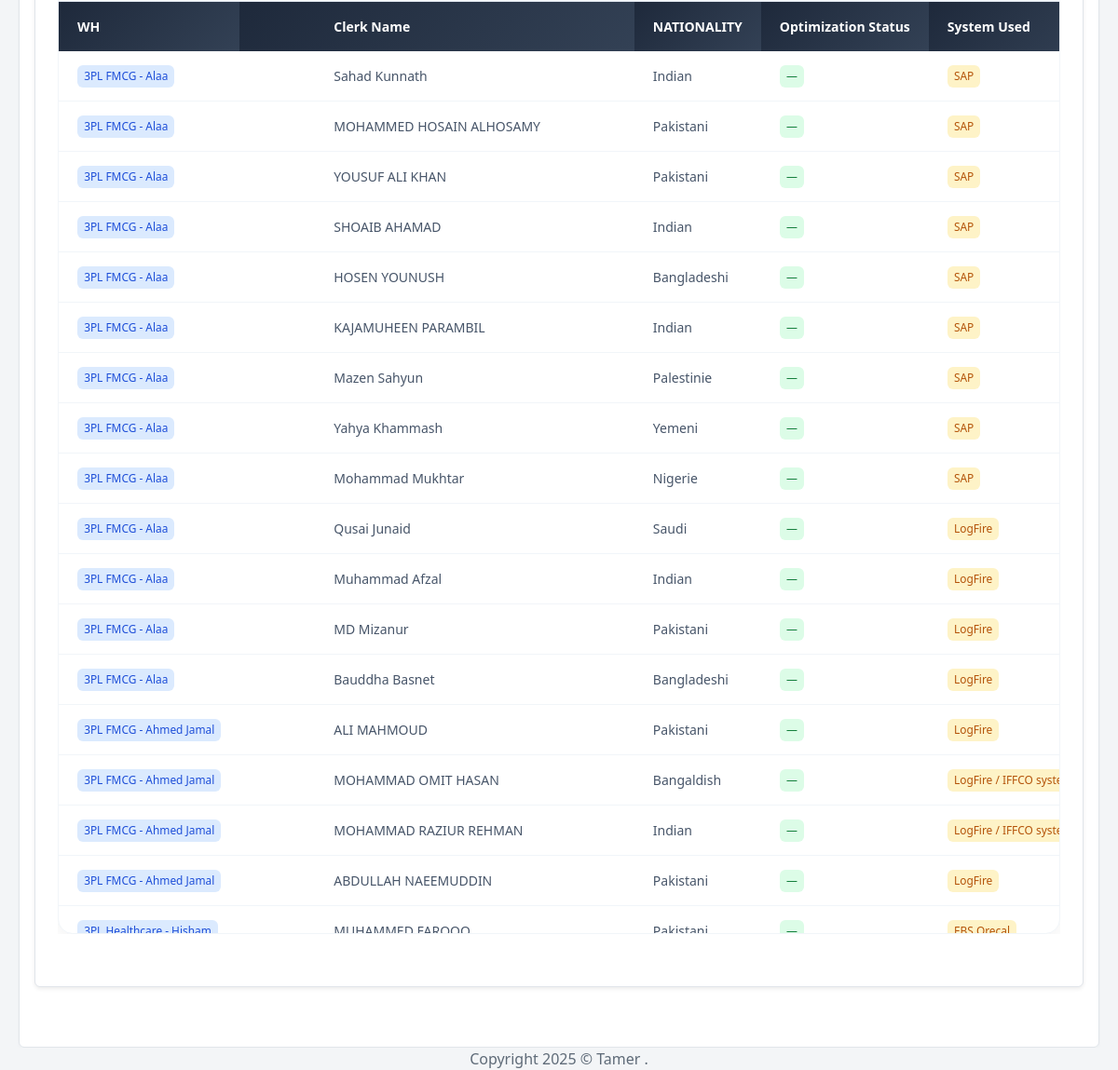
Before: / (lower part) with the older database file.
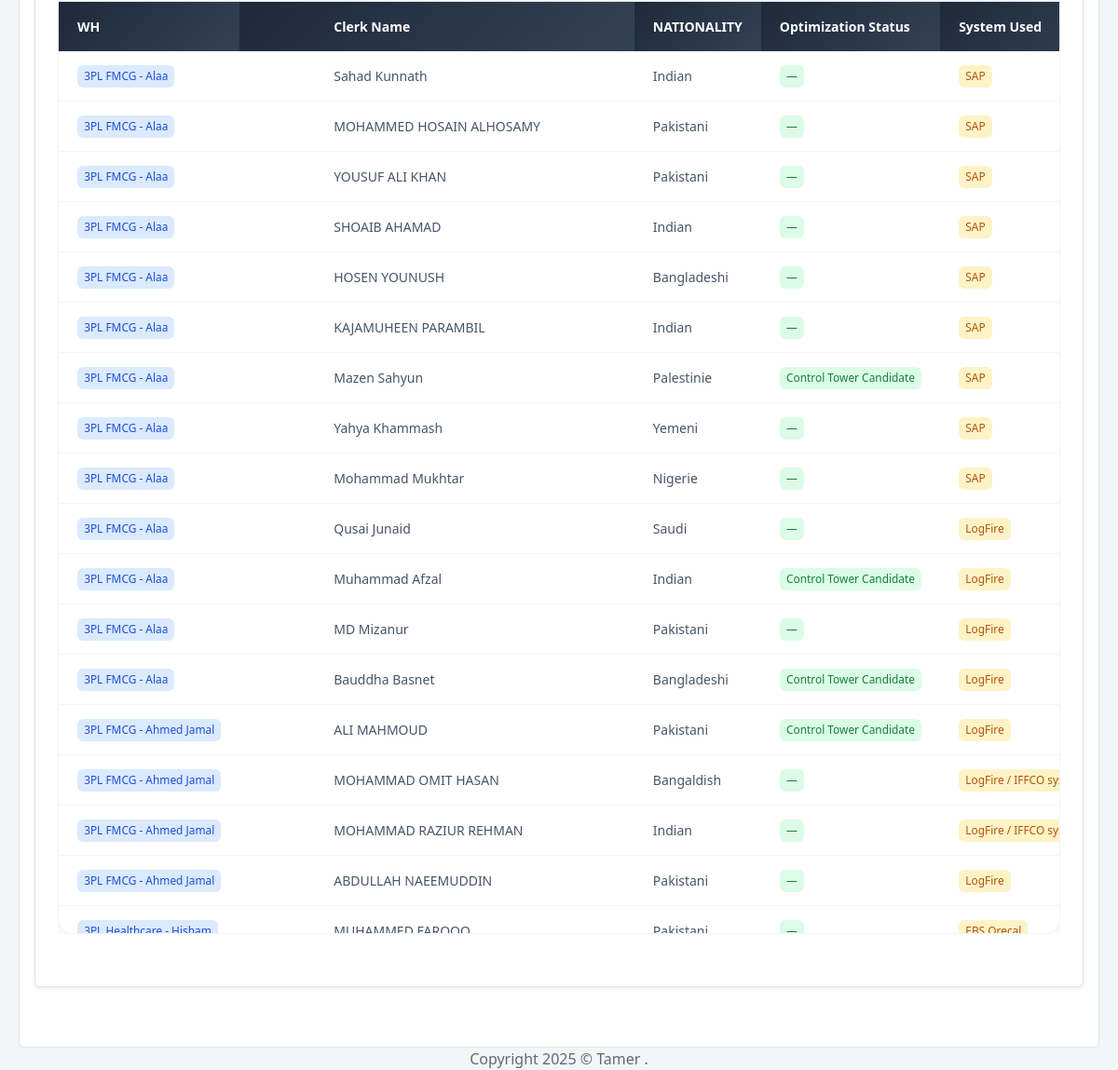
After: the same page with the newer database file.
### dashboard/models.py (models this page shows, shortened)
class ClerkInterviewTracking(models.Model):
    wh = models.CharField(max_length=120, blank=True, help_text="WH")
    clerk_name = models.CharField(max_length=200, blank=True, help_text="Clerk Name")
    nationality = models.CharField(max_length=120, blank=True, help_text="NATIONALITY")
    optimization_status = models.CharField(max_length=200, blank=True, help_text="Optimization Status")
    system_used = models.CharField(max_length=200, blank=True, help_text="System Used")
    business = models.CharField(max_length=200, blank=True, help_text="Business")
    remark = models.TextField(blank=True, help_text="Remark")
    display_order = models.PositiveSmallIntegerField(default=0, help_text="Row order in table")
    class Meta:
        verbose_name = "Clerk Interview Tracking"
        verbose_name_plural = "Clerk Interview Tracking"
        ordering = ["display_order", "id"]

### dashboard/views.py (the view, shortened to what this page needs)
# urls.py: path("", UploadExcelViewRoche.as_view(), name="upload_excel"),
@method_decorator(csrf_exempt, name="dispatch")
@method_decorator(
    cache_control(no_cache=True, no_store=True, must_revalidate=True, max_age=0),
    name="dispatch",
)
class UploadExcelViewRoche(View):
    template_name = "index.html"
    excel_file_name = "all sheet.xlsm"
    correct_code = "1234"
    EXCLUDE_TABS = []  # مثال: ["Sheet2", "تقارير قديمة", "Backup"]
    INCLUDE_ONLY_TABS = (
        None  # مثال: ["Overview", "Dock to stock", "Order General Information"]
    )
    DASHBOARD_TAB_NAME = "Dashboard"
    USE_WAREHOUSE_TAB_ONLY = True
    DEFAULT_EXCEL_FILENAMES = [
        "all sheet.xlsm",
        "all sheet.xlsx",
        "all_sheet.xlsm",
        "all_sheet.xlsx",
    ]
    MONTH_LOOKUP = {}
    MONTH_PREFIXES = set()
    for idx in range(1, 13):
        abbr = month_abbr[idx]
        full = month_name[idx]
        if abbr:
            MONTH_LOOKUP[abbr.lower()] = abbr
            MONTH_PREFIXES.add(abbr.lower())
        if full:
            MONTH_LOOKUP[full.lower()] = abbr
        MONTH_LOOKUP[str(idx)] = abbr
        MONTH_LOOKUP[f"{idx:02d}"] = abbr
    MONTH_LOOKUP["sept"] = "Sep"
    AGGREGATE_COLUMN_KEYWORDS = {
        "total",
        "grand total",
        "overall total",
        "sum",
        "ytd",
        "y.t.d.",
        "avg",
        "average",
        "target",
        "target (%)",
        "target %",
        "target%",
        "cumulative",
    }
    @method_decorator(cache_control(max_age=3600, public=True), name="get")
    def get(self, request):
        if getattr(self, "USE_WAREHOUSE_TAB_ONLY", False):
            meeting_points = MeetingPoint.objects.all().order_by("is_done", "-created_at")
            render_context = {
                "data_is_uploaded": True,
                "months": [],
                "excel_tabs": [],
                "active_tab": "warehouse",
                "tab_summaries": [],
                "form": ExcelUploadForm(),
                "meeting_points": meeting_points,
                "done_count": meeting_points.filter(is_done=True).count(),
                "total_count": meeting_points.count(),
                "all_tab_data": {"detail_html": ""},
                "raw_tab_data": None,
                "warehouse_overview": context_helpers.get_warehouse_overview_list(),
                "clerk_interview_rows": context_helpers.get_clerk_interview_list(),
                "dashboard_theme": context_helpers.get_dashboard_theme_dict(),
                "phases_sections": context_helpers.get_phases_sections_list(),
                "recommendations": context_helpers.get_recommendations_list(),
                "weekly_tracker_rows": context_helpers.get_weekly_project_tracker_list(),
                "progress_status_rows": context_helpers.get_progress_status_list(),
                "potential_challenges_rows": context_helpers.get_potential_challenges_list(),
                "project_tracker_items": context_helpers.get_project_tracker_list(
                    project_type=request.GET.get("project_type") or None
                ),
                "project_portfolio": context_helpers.get_project_portfolio_list(
                    project_type=request.GET.get("project_type") or None
                ),
                "clerk_details": context_helpers.get_clerk_details_list(),
            }
            return render(request, self.template_name, render_context)

### templates/index.html (shortened to what this page needs)
{% extends 'base.html' %} {% load static %} {% load sass_tags %} {% block css %}
<link
  rel="stylesheet"
  type="text/css"
  href="{% static 'assets/css/vendors/calendar.css' %}"
/>
<link
  rel="stylesheet"
  type="text/css"
  href="{% static 'assets/css/vendors/datatables.css' %}"
/>
<link
  rel="stylesheet"
  type="text/css"
  href="{% static 'assets/css/vendors/date-picker.css' %}"
/>
<link
  rel="stylesheet"
  type="text/css"
  href="{% static 'assets/css/vendors/vector-map.css' %}"
/>
<link
  rel="stylesheet"
  type="text/css"
  href="{% static 'assets/css/vendors/fullcalender.css' %}"
/>
<link
  rel="stylesheet"
  href="https://cdn.jsdelivr.net/npm/bootstrap-icons@1.11.3/font/bootstrap-icons.min.css"
/>
{% endblock css %}
{% block content %}
{% include 'components/ui-kits/tab-bootstrap/components/dashboard-tabs.html' %}
{% endblock content %}

### templates/base.html (shortened to what this page needs)
{% load static %} {% load sass_tags %}
<!doctype html>
<html lang="en" dir="{{ layout }}">
  <head>
    <link
      rel="stylesheet"
      type="text/css"
      href="{% static 'assets/css/font-awesome.css' %}"
    />
    <link
      rel="stylesheet"
      type="text/css"
      href="{% static 'assets/css/vendors/icofont.css' %}"
    />
    <link
      rel="stylesheet"
      type="text/css"
      href="{% static 'assets/css/vendors/themify.css' %}"
    />
    <link
      rel="stylesheet"
      type="text/css"
      href="{% static 'assets/css/vendors/flag-icon.css' %}"
    />
    <link
      rel="stylesheet"
      type="text/css"
      href="{% static 'assets/css/vendors/feather-icon.css' %}"
    />
    <link
      rel="stylesheet"
      type="text/css"
      href="{% static 'assets/css/vendors/slick.css' %}"
    />
    <link
      rel="stylesheet"
      type="text/css"
      href="{% static 'assets/css/vendors/slick-theme.css' %}"
    />
    <link
      rel="stylesheet"
      type="text/css"
      href="{% static 'assets/css/vendors/scrollbar.css' %}"
    />
    <link
      rel="stylesheet"
      type="text/css"
      href="{% static 'assets/css/vendors/animate.css' %}"
    />
    {% block css %} {% endblock css %}
    <link
      rel="stylesheet"
      type="text/css"
      href="{% static 'assets/css/vendors/bootstrap.css' %}"
    />
    <link
      rel="stylesheet"
      type="text/css"
      href="{% sass_src 'assets/scss/style.scss' %}"
    />
    <link
      id="color"
      rel="stylesheet"
      href="{% static 'assets/css/color-1.css' %}"
      media="screen"
    />
    <link
      rel="stylesheet"
      type="text/css"
      href="{% sass_src 'assets/scss/responsive.scss' %}"
    />
    <link
      rel="stylesheet"
      type="text/css"
      href="{% static 'assets/css/theme-aramco.css' %}"
    />
  </head>
  <body class="{{ layout }} {{ body_extra_class|default:'' }}">
    <div class="page-wrapper compact-wrapper" id="pageWrapper">
      <div
        class="page-body-wrapper"
        style="background-color: #F3F5F7 !important"
      >
        <div class="page-body" style="margin-left: 0 !important">
          {% block content %} {% endblock content %}
        </div>
        {% include 'layout/footer.html' %}
      </div>
    </div>
  </body>
</html>

### templates/layout/header.html (shortened to what this page needs)
{% load static %}
{% load sass_tags %}

### templates/components/ui-kits/tab-bootstrap/components/dashboard-tabs.html (shortened to what this page needs)
{% load static %} {% load sass_tags %} {% csrf_token %}
<div class="container-fluid mt-5">
  <div class="row">
    <div class="col-md-12 mt-5">
      <div class="card">
        <div class="card-body mb-5">
          {% if not data_is_uploaded %}
          {% else %}
          <div id="tab-content" class="card p-4 shadow-sm bg-white mt-3">
            {% if active_tab == "warehouse" %}
              {% include 'components/ui-kits/tab-bootstrap/components/warehouse-cards.html' with warehouse_overview=warehouse_overview clerk_interview_rows=clerk_interview_rows %}
            {% elif active_tab == "recommendation" %}
              {% include 'components/ui-kits/tab-bootstrap/components/recommendation-cards.html' with recommendations=recommendations weekly_tracker_rows=weekly_tracker_rows progress_status_rows=progress_status_rows potential_challenges_rows=potential_challenges_rows %}
            {% elif active_tab == "project tracker" %}
              {% include 'components/ui-kits/tab-bootstrap/components/project-tracker-cards.html' with project_tracker_items=project_tracker_items %}
            {% elif active_tab == "project portfolio" %}
              {% include 'components/ui-kits/tab-bootstrap/components/project-portfolio.html' with project_portfolio=project_portfolio %}
            {% elif active_tab == "clerk details" %}
              {% include 'components/ui-kits/tab-bootstrap/components/clerk-details-cards.html' with clerk_details=clerk_details %}
            {% else %}
            <p class="text-muted text-center mb-0">No data available for this tab.</p>
            {% endif %}
          </div>
          {% endif %}
        </div>
      </div>
    </div>
  </div>
</div>

### templates/components/ui-kits/alert/components/alert.html (shortened to what this page needs)
{% load static %}
{% load sass_tags %}

### templates/components/ui-kits/tab-bootstrap/components/warehouse-cards.html (shortened to what this page needs)
{% load static %}
<div class="warehouse-cards-section">
  {% with rows=clerk_interview_rows %}
  <div class="data-table-section clerk-interview-tracking-section">
    <div class="data-table-card">
      <div class="data-table-body table-responsive-wrapper">
        {% if rows %}
        <table class="wh-styled-table" id="clerkInterviewTable">
          <thead>
            <tr>
              <th>WH</th>
              <th class="clerk-name-col">Clerk Name</th>
              <th>NATIONALITY</th>
              <th>Optimization Status</th>
              <th>System Used</th>
            </tr>
          </thead>
          <tbody>
            {% for row in rows %}
            <tr
              data-wh="{{ row.wh }}"
              data-business="{{ row.business }}"
              data-optimization="{{ row.optimization_status }}"
            >
              <td data-label="WH">
                <span class="clerk-badge clerk-badge-wh">{{ row.wh }}</span>
              </td>
              <td data-label="Clerk Name" class="clerk-name-col">
                {{ row.clerk_name }}
              </td>
              <td data-label="NATIONALITY">{{ row.nationality }}</td>
              <td data-label="Optimization Status">
                <span
                  class="clerk-badge clerk-badge-opt {% if row.optimization_status == 'Reallocation' %}clerk-badge-reallocation{% endif %}"
                  >{{ row.optimization_status }}</span
                >
              </td>
              <td data-label="System Used">
                <span class="clerk-badge clerk-badge-sys"
                  >{{ row.system_used }}</span
                >
              </td>
            </tr>
            {% endfor %}
          </tbody>
        </table>
        {% endif %}
      </div>
    </div>
  </div>
  {% endwith %}
</div>

### templates/layout/footer.html
{% load static %} {% load sass_tags %}
<footer class="footer text-center" style="margin-left: 0 !important;">
  <div class="container-fluid">
    <div class="row justify-content-center">
      <div class="col-12 p-0 footer-copyright">
        <p class="mb-0">Copyright 2025 © Tamer .</p>
      </div>
    </div>
  </div>
</footer>

Changed rows visible on the page:
changed ClerkInterviewTracking "Mazen Sahyun": optimization_status empty → "Control Tower Candidate" (drawn)
changed ClerkInterviewTracking "Muhammad Afzal": optimization_status empty → "Control Tower Candidate" (drawn)
changed ClerkInterviewTracking "Bauddha Basnet": optimization_status empty → "Control Tower Candidate" (drawn)
changed ClerkInterviewTracking "ALI MAHMOUD": optimization_status empty → "Control Tower Candidate" (drawn)
Other visible differences:
new list line: "3PL FMCG - Alaa Mazen Sahyun Palestinie Control Tower Candidate SAP"
new list line: "3PL FMCG - Alaa Muhammad Afzal Indian Control Tower Candidate LogFire"
new list line: "3PL FMCG - Alaa Bauddha Basnet Bangladeshi Control Tower Candidate LogFire"
new list line: "3PL FMCG - Ahmed Jamal ALI MAHMOUD Pakistani Control Tower Candidate LogFire"
list line gone: "3PL FMCG - Alaa Mazen Sahyun Palestinie SAP"
list line gone: "3PL FMCG - Alaa Muhammad Afzal Indian LogFire"
list line gone: "3PL FMCG - Alaa Bauddha Basnet Bangladeshi LogFire"
list line gone: "3PL FMCG - Ahmed Jamal ALI MAHMOUD Pakistani LogFire"
